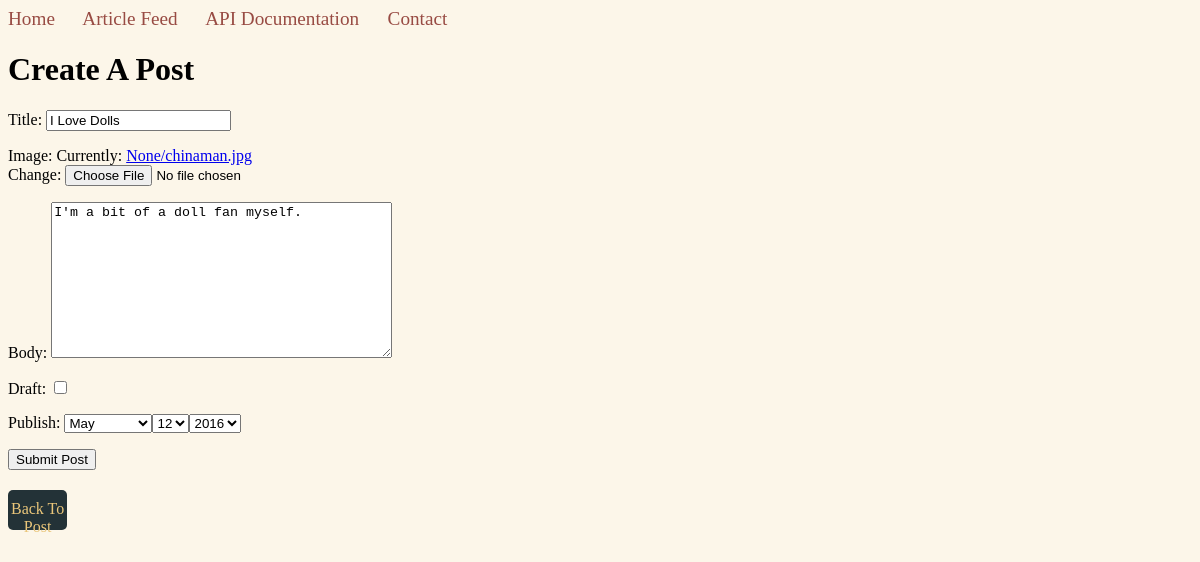
Page /posts/i-love-dolls-1/edit/ (signed in) on the earlier database version.
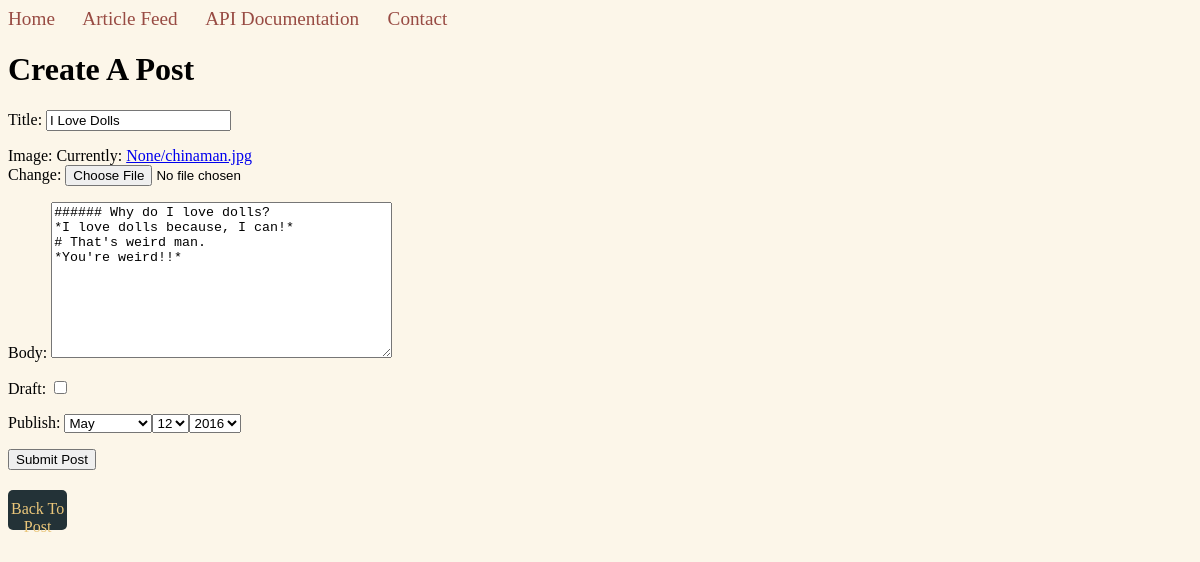
Same page on the later database version.
### posts/models.py (models this page shows, shortened)
class Post(models.Model):
	user = models.ForeignKey(settings.AUTH_USER_MODEL, default=1)
	title = models.CharField(max_length=120)
	slug = models.SlugField(unique=True)
	image = models.ImageField(
		upload_to=upload_location,
		null=True,
		width_field="width_field",
		height_field="height_field"
	)
	height_field = models.IntegerField(default=0)
	width_field = models.IntegerField(default=0)
	body = models.TextField(max_length=20000)
	draft = models.BooleanField(default=False)
	publish = models.DateField(auto_now=False, auto_now_add=False)
	updated = models.DateTimeField(auto_now=True, auto_now_add=False)
	timestamp = models.DateTimeField(auto_now=False, auto_now_add=True)

### posts/views.py (the view)
# urls.py: url(r'^(?P<slug>[\w-]+)/edit/$', post_update, name='update'),
def post_update(request, slug=None):
	is_editing = True
	if not request.user.is_staff:
		raise Http404
	instance = get_object_or_404(Post, slug=slug)
	form = PostForm(request.POST or None, request.FILES or None, instance=instance)
	if form.is_valid():
		instance = form.save(commit=False)
		instance.save()
		messages.success(request, "Successfully updated!")
		return HttpResponseRedirect(instance.get_absolute_url())
	context = {
		"title": instance.title,
		"instance": instance,
		"form": form,
		"is_editing": is_editing,
	}
	return render(request, "post_form.html", context)

### posts/forms.py
class PostForm(forms.ModelForm):
	publish = forms.DateField(widget=forms.SelectDateWidget)
	class Meta:
		model = Post
		fields = [
			"title",
			"image",
			"body",
			"draft",
			"publish",
		]

### templates/post_form.html (shortened to what this page needs)
{% extends "base.html" %}
{% block content %}
<h1>Create A Post</h1>
<form method="POST" action="" enctype="multipart/form-data">{% csrf_token %}
	{{ form.as_p }}
	<input type="submit" value="Submit Post"/>
	{% if is_editing %}
	<div class="back_to_post_link_button"><a class="back_to_post_link" href="{{ request.META.HTTP_REFERER }}">Back To Post</a></div>
	{% endif %}
</form>
{% endblock content %}

### templates/base.html (shortened to what this page needs)
{% load staticfiles %}
<!DOCTYPE html>
<html>
	<head>
	<link rel="stylesheet" type="text/css" href="{% static 'css/base.css' %}">
	</head>
	<body>
		{% include "nav.html" %}
		<div class="container">
			{% block content %}
			{% endblock content %}
		</div>
	</body>
</html>

### templates/nav.html
{% block content %}
<div class="nav">
		<a href="/">Home</a>
		<a href="/posts">Article Feed</a>
		<a href="/home">API Documentation</a>
		<a href="">Contact</a>
</div>
{% endblock content %}

### static/css/base.css (style rules this page uses)
body { background: #fcf6e9; }
* { list-style: none; }
.nav { font-size: 1.2em; display: inline-block; background-color: #fcf6e9; width: 100%; margin: auto; }
.nav a { color: #984b43; text-decoration: none; margin-right: 2%; width: 15%; }
.back_to_post_link { clear: both; text-decoration: none; color: #eac67a; }
.back_to_post_link_button { text-align: center; width: 5%; height: 30px; background-color: #233237; border-radius: 5px; padding-top: 10px; margin-top: 20px; }

Differences in the rows shown:
changed Post "I Love Dolls": body "I'm a bit of a doll fan myself." → "###### Why do I love dolls? *I love dolls because, I can!* # That's weird man. *You're weird!!*"
